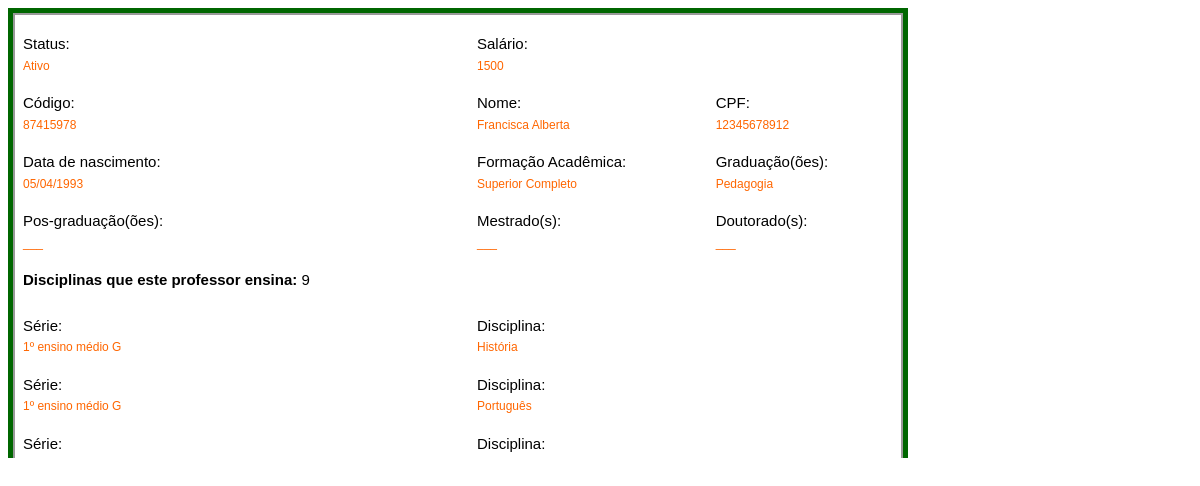
The page /admin/historico_professor.php?id=1 on the database its author committed.
### tables this page shows
CREATE TABLE `professores` (
  `id` int(11) NOT NULL,
  `code` varchar(255) NOT NULL,
  `status` varchar(255) NOT NULL,
  `nome` varchar(255) NOT NULL,
  `cpf` varchar(255) NOT NULL,
  `nascimento` varchar(255) NOT NULL,
  `formacao` varchar(255) NOT NULL,
  `graduacao` varchar(255) NOT NULL,
  `pos_graduacao` varchar(255) NOT NULL,
  `mestrado` varchar(255) NOT NULL,
  `doutorado` varchar(255) NOT NULL,
  `salario` varchar(255) NOT NULL
);

CREATE TABLE `disciplinas` (
  `id` int(11) NOT NULL,
  `curso` varchar(255) NOT NULL,
  `disciplina` varchar(255) NOT NULL,
  `professor` varchar(255) NOT NULL,
  `sala` varchar(255) NOT NULL,
  `turno` varchar(255) NOT NULL
);

### admin/historico_professor.php (the view, shortened to what this page needs)
<!DOCTYPE html PUBLIC "-//W3C//DTD XHTML 1.0 Transitional//EN" "http://www.w3.org/TR/xhtml1/DTD/xhtml1-transitional.dtd">
<html xmlns="http://www.w3.org/1999/xhtml">
<head>
<link rel="stylesheet" type="text/css" href="css/historico_do_professor.css"/>
 <?php require "../conexao.php"; ?>
</head>
<body>
<div id="box">
<?php
$id = $_GET['id'];
$sql_1 = "SELECT * FROM professores WHERE id = '$id'";
$consulta = mysqli_query($conexao, $sql_1);
	while($res_1 = mysqli_fetch_assoc($consulta)){
?>
   <table width="900" border="0">
    <tr>
      <td><h2>Status:</h2></td>
      <td><h2>Salário:</h2></td>
    </tr>
    <tr>
      <td><h3><?php echo $res_1['status']; ?></h3></td>
      <td><h3><?php echo $res_1['salario']; ?></h3></td>
    </tr>
    <tr>
      <td><h2>Código:</h2></td>
      <td><h2>Nome:</h2></td>
      <td><h2>CPF:</h2></td>
    </tr>
    <tr>
      <td><h3><?php echo $code = $res_1['code']; ?></h3></td>
      <td><h3><?php echo $res_1['nome']; ?></h3></td>
      <td><h3><?php echo $res_1['cpf']; ?></h3></td>
    </tr>
    <tr>
      <td><h2>Data de nascimento:</h2></td>
      <td><h2>Formação Acadêmica:</h2></td>
      <td><h2>Graduação(ões):</h2></td>
    </tr>
    <tr>
      <td><h3><?php echo $res_1['nascimento']; ?></h3></td>
      <td><h3><?php echo $res_1['formacao']; ?></h3></td>
      <td><h3><?php echo $res_1['graduacao']; ?></h3></td>
    </tr>
    <tr>
      <td><h2>Pos-graduação(ões):</h2></td>
      <td><h2>Mestrado(s):</h2></td>
      <td><h2>Doutorado(s):</h2></td>
    </tr>
    <tr>
      <td><h3><?php echo $res_1['pos_graduacao']; ?></h3></td>
      <td><h3><?php echo $res_1['mestrado']; ?></h3></td>
      <td><h3><?php echo $res_1['doutorado']; ?></h3></td>
    </tr>
    <tr>
      <td><h2><strong>Disciplinas que este professor ensina:</strong> <?php $sql_2 = "SELECT * FROM disciplinas WHERE professor = '$code'";
	   $result_disc = mysqli_query($conexao, $sql_2);
	   echo mysqli_num_rows($result_disc); ?></h2></td>
    </tr>
    <?php while($res_2 = mysqli_fetch_assoc($result_disc)){ ?>
    <tr>
      <td><h2>Série:</h2></td>
      <td><h2>Disciplina:</h2></td>
    </tr>
    <tr>
      <td><h3><?php echo $res_2['curso']; ?></h3></td>
      <td><h3><?php echo $res_2['disciplina']; ?></h3></td>
    </tr>
    <?php } ?>
  </table>
<?php } ?>
</div>
</body>
</html>

### admin/css/historico_do_professor.css (style rules this page uses)
#box { width:900px; background:#060; overflow:auto; height:450px; }
#box table { border:2px solid #999; padding:5px; width:890px; margin:5px; background:#FFF; }
#box h2 { font:15px Arial, Helvetica, sans-serif; color:#000; }
#box h3 { font:12px Arial, Helvetica, sans-serif; color:#F60; margin:-10px 0 5px 0; }

### rows shown on the page
professores: status "Ativo", salario "1500", code "87415978", nome "Francisca Alberta", cpf "12345678912", nascimento "05/04/1993", formacao "Superior Completo", graduacao "Pedagogia", pos_graduacao "___", mestrado "___", doutorado "___", mysqli_num_rows($result_disc) "9"
disciplinas: curso "1º ensino médio G", disciplina "História"
disciplinas: curso "1º ensino médio G", disciplina "Português"
